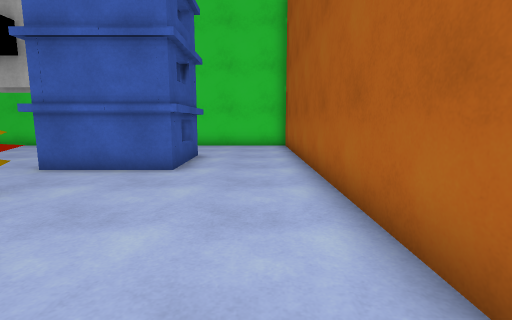
[1] (above)

17 first-person views from a walk through a scene from a Unity 3-D project. The camera is 1.2 m above the floor, tilts 8° down and sees 85° across. The floor is counted in squares, 1 m on a side. Each view is taken from the middle of a square. On the plan, view 1 faces up. The plan holds only what a view shows up to about 13 squares ahead; the rest is blank. The player is left out.

[2]
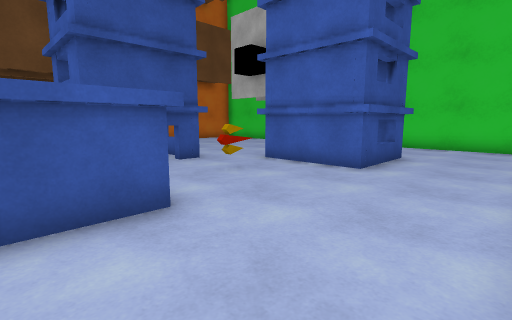

[3]
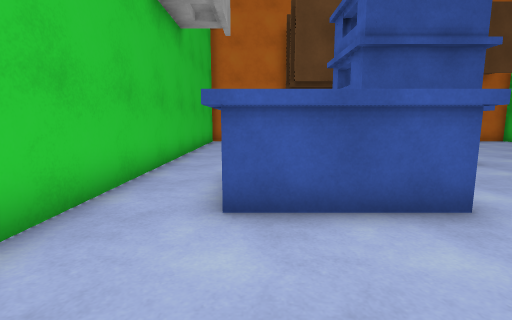

[4]
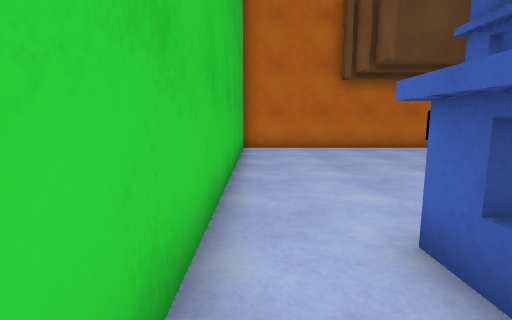

[5]
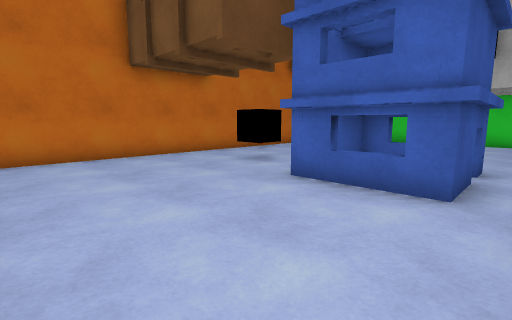

[6]
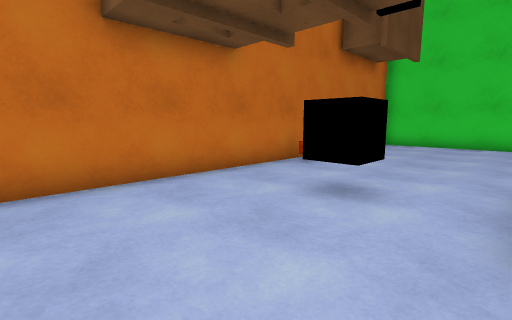

[7]
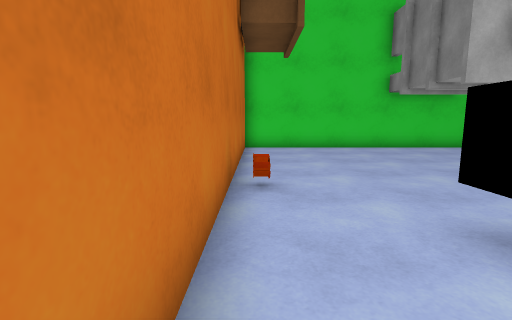

[8]
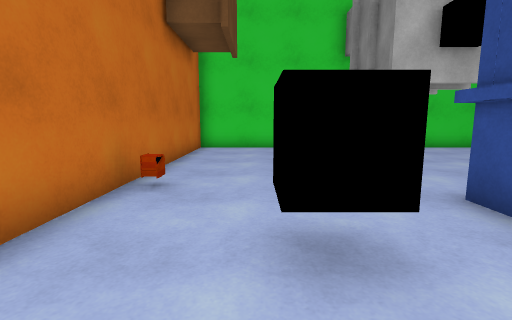

[9]
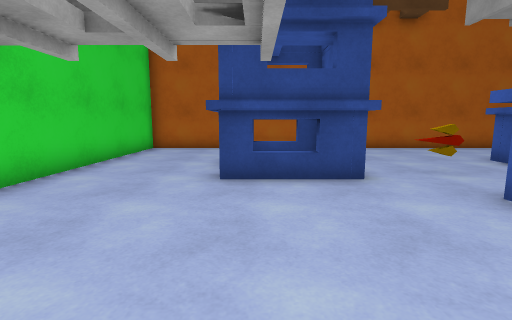

[10]
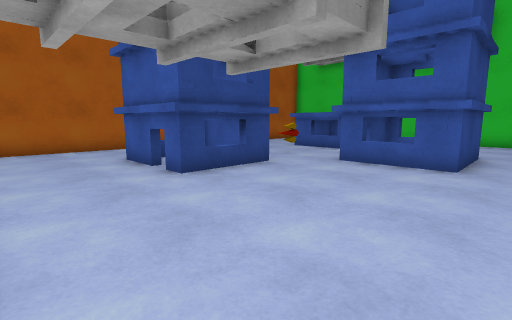

[11]
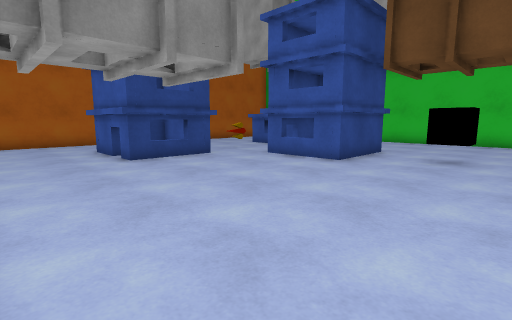

[12]
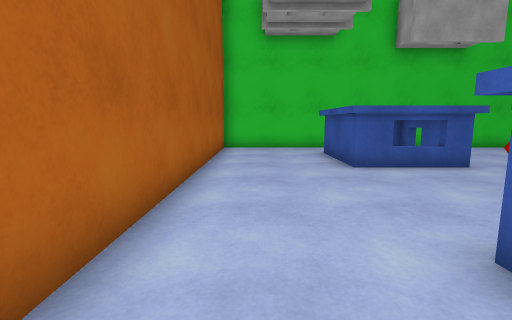

[13]
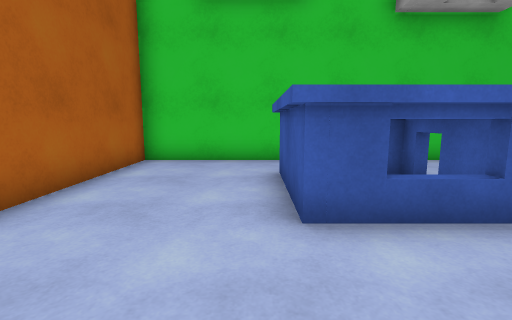

[14]
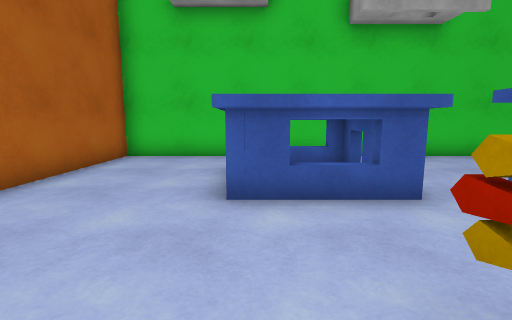

[15]
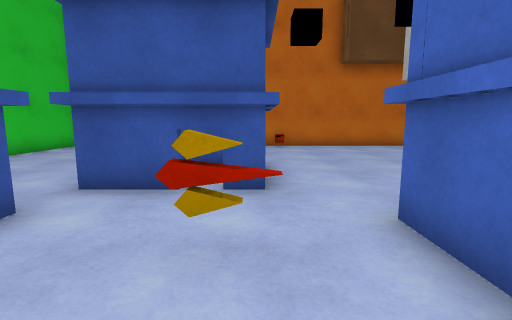

[16]
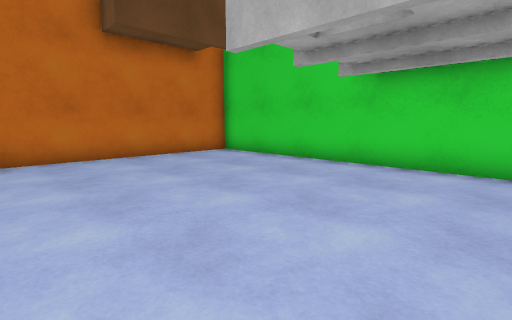

[17]
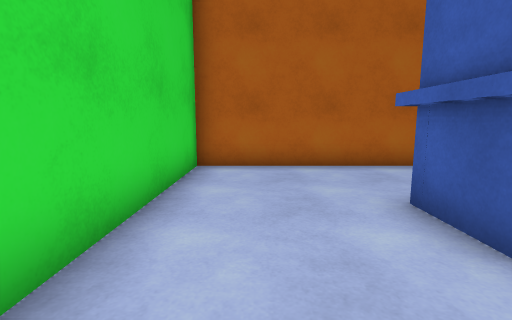

### Floor plan
Points are (right, up) in squares from view 1. A wall is a line through its corners. A room is listed if a view was taken in it or the views show most of it. See-through windows are left out.
Room 1 (views 1, 2, 3, 4, 5, 6, 7, 8, 9, 10, 11, 12, 13, 14, 15, 16, 17)
walls: (-6.6, 5.4) (-6.6, 1.7) (-10, 1.7) (-10, 5.4) (-6.6, 5.4); (-5.5, 6.6) (-5.5, 10) (-1.8, 10) (-1.8, 6.6) (-5.5, 6.6); (-5.3, 6.8) (-5.3, 9.7) (-2, 9.7) (-2, 6.8) (-5.3, 6.8); (-10, 5.2) (-6.8, 5.2) (-6.8, 1.9) (-9.8, 1.9); (-5.9, 2) (-2.4, 2) (-2.4, -1.7); (-5.6, 1.8) (-2.5, 1.8); (-9.8, 1.7) (-9.8, 5.4); (-2.5, 2) (-2.5, -1.6); (-4.5, -1.4) (-5.6, -1.4); (-4.5, -1.6) (-5.9, -1.6); (1.4, 13.6) (-15.5, 13.6) (-15.5, -3.6) (1.4, -3.6) (1.4, 13.6)
objects: ammo (-15, 6); other object (-13, 3) to (-12, 4); other object (-4, 4) to (-4, 5)

Positions as (right, up) in squares from view 1, and headings:
1: (0, 0), facing up
2: (1, 0), facing up-left
3: (1, -1), facing left
4: (-3, -3), facing left
5: (-6, -3), facing up-left
6: (-10, -1), facing up-left
7: (-15, 1), facing up
8: (-13, 1), facing up
9: (-11, 9), facing right
10: (-11, 13), facing down-right
11: (-14, 13), facing down-right
12: (0, 9), facing down
13: (-2, 5), facing down
14: (-3, 6), facing down
15: (-2, 5), facing left
16: (-6, 6), facing up-left
17: (-6, 12), facing right
